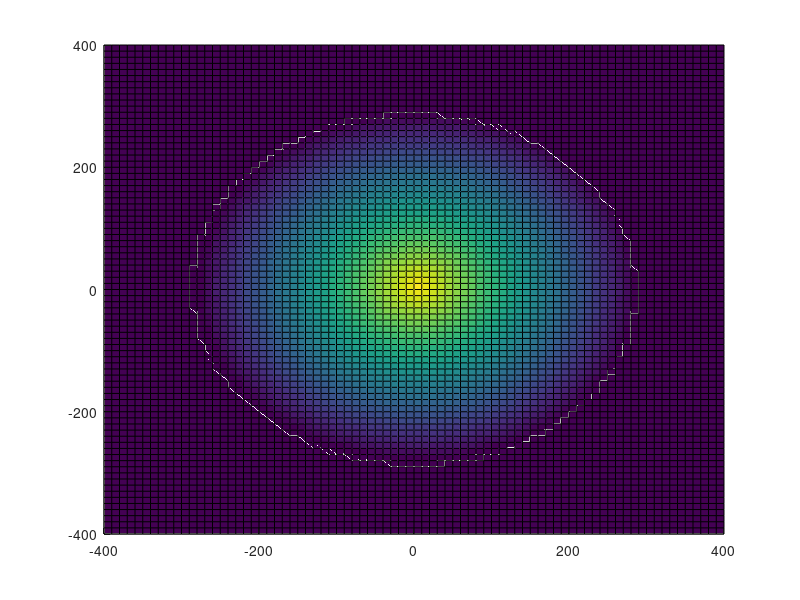

This figure's MATLAB source:
hold on;

%[x, y] = meshgrid(logspace(-2, log10(400), 50), logspace(-2, log10(400), 50));
[x, y] = meshgrid(-400:10:400, -400:10:400);
distance = sqrt(x.^2 + y.^2);
fitness1 = 1./distance;
%surf(x, y, fitness1);

maxDistance = sqrt(200^2 + 200^2);
%fitness2 = min(abs(maxDistance - distance), maxDistance);
fitness2 = max(maxDistance - distance, 0);
%surf(x, y, log(fitness2));
surf(x, y, fitness2);
hold off